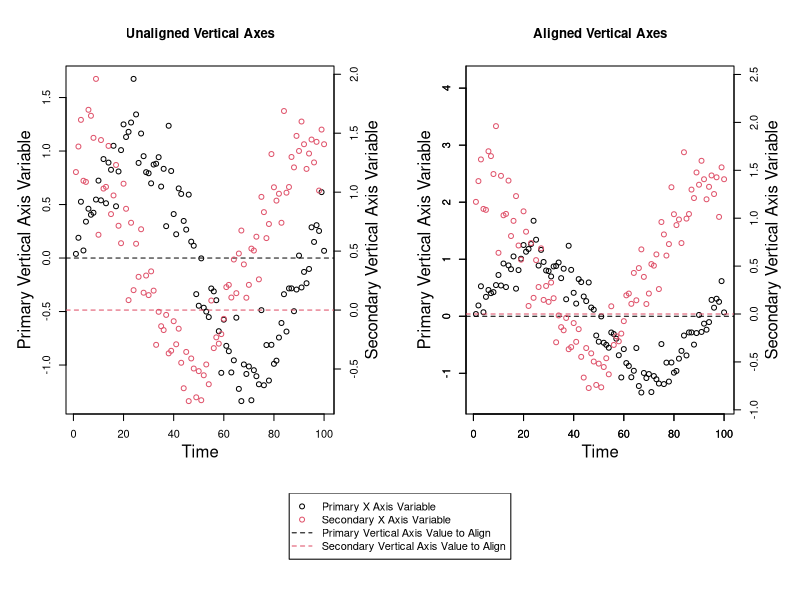

This chart was generated by the following R code: (Note: this script raises an error after producing the figure.)

# A Function for Aligning a Value on Primary and Secondary Vertical Axes on
# Plots


# Explanation

# You might want to align a value (such as 0) on both the primary and secondary
# vertical axes. Aligning values can't typically be done by default. You could
# manually define axis limits for both axes to align a value, but if you
# manually choose values for these limits, you might end up with more space on
# the top or the bottom of the graph than is desireable, or you may not be able
# to line up the values across both axes perfectly.

# Here is a function for determining how to optimally align a value on both the
# primary and the secondary vertical axes such that there isn't unnecessary 
# additional space on the top or the bottom of any graph and such that the two
# values will perfectly align across both vertical axes. This function returns
# the new axis limits for both the primary and the secondary vertical axes that
# make the two values you wish to align across both vertical axes line up
# perfectly.

# More often than not, you'll probably want to line up the value of 0 across
# both vertical axes, and you may want to preserve the primary vertical axis
# scale and rescale the secondary vertical axis. This function is flexible and
# allows you to align the axes at any value (you can even choose different
# values for both axes) and it allows you to select which axis scale you wish
# to preserve (you could also choose to preserve neither the primary or the
# secondary vertical axis scales and have the algorithm choose the optimal
# solution).

# To align both axes at particular values, a ratio must be calculated for each
# axis. This ratio is the ratio of the distance of the value to align to the
# minimum value of a particular variable to the distance of the maximum value
# to the minimum value of this same variable. This ratio is calculated for both
# axes. Ratios can be greater than 1 or less than 0 if the value you wish to
# align is not within the range of that variable.

# This function takes 6 arguments. The first two are required, and either
# 'Ratio_of_Value_to_Align_to_Vertical_Axis_Range' or 'Axis_Scale_to_Preserve'
# must be provided as well.

# 'Primary_Vertical_Axis_Variable' is a numeric vector - it's the variable you
# wish to appear on the primary vertical axis.

# 'Secondary_Vertical_Axis_Variable' is a numeric vector - it's the variable
# you wish to appear on the secondary vertical axis.

# 'Data_Frame' is an optional argument you can provide if both the
# 'Primary_Vertical_Axis_Variable' and 'Secondary_Vertical_Axis_Variable'
# arguments come from the same data frame and you only want to type the data
# frame name once.

# 'Primary_Vertical_Axis_Value_to_Align = 0' is the value you wish to align on
# the primary vertical axis. The default value for this argument is 0.

# 'Secondary_Vertical_Axis_Value_to_Align = 0' is the value you wish to align
# on the secondary vertical axis. The default value for this argument is 0.

# 'Ratio_of_Value_to_Align_to_Vertical_Axis_Range' sets where on the vertical
# axis the value to align is. For example, the values to align may both be 0,
# and if the 'Ratio_of_Value_to_Align_to_Vertical_Axis_Range' is 0.5, the value
# to align (0) will be exactly halfway up the vertical axis. If the
# 'Ratio_of_Value_to_Align_to_Vertical_Axis_Range' is 0.25, the values to align
# will both be a quarter of the way up both vertical axes from the bottom of
# the plot. If this argument is a number between 0 and 1, the value to align
# will be visible in the plotting region; if this argument is greater than 1 or
# less than 0, the value to align will not appear in the plotting region, but
# it will still be aligned on both vertical axes. This argument is required
# only if the 'Axis_Scale_to_Preserve' argument is not provided.

# 'Axis_Scale_to_Preserve = "Neither"' tells the function if the scale of one
# of the vertical axes should be preserved and not rescaled at all. The three
# possibilities for this argument are 'Primary', 'Secondary', and 'Neither',
# with the latter being the default. This argument could be used if one of the
# vertical axes is much more important than the other. For example, if you wish
# to plot the primary vertical axis variable such that it takes up the entire
# plotting region and is not rescaled by this function, you would set this
# argument to 'Primary', and all of the rescaling would occur on the secondary
# vertical axis. If the 'Ratio_of_Value_to_Align_to_Vertical_Axis_Range'
# argument is not specified, this argument is required. It should be noted that
# there are cases where it would be impossible to preserve one of the vertical
# axis scales - for example, if one vertical axis variable had a maximum value
# of 10 and a value to align of 15, and the other vertical axis variable had a
# minimum value of 20 and a value to align of 15, there be no possible way to
# plot all of the points while aligning both vertical axes at the value 15.

# 'Axis_Buffer = 10' is the minimum total percent of blank space you wish to
# leave around the top and the bottom of the graph (half of this space will
# appear on the top and half will appear on the bottom). Ten percent is the
# default. It is the minimum total percent of blank space around the top and
# the bottom because if rescaling is necessary to align the values across both
# vertical axes, it follows that more than 10 % of blank space will necessarily
# exist on at least one end of one of the vertical axes. To minimize blank
# space, you could preserve the scale of one of the vertical axes by setting
# the 'Axis_Scale_to_Preserve' argument to either 'Primary' or 'Secondary'.


# The Function

Axis_Limits_for_Primary_and_Secondary_Vertical_Axes_Aligned_by_a_Value_Function <- function (Primary_Vertical_Axis_Variable, Secondary_Vertical_Axis_Variable, Data_Frame, Primary_Vertical_Axis_Value_to_Align = 0, Secondary_Vertical_Axis_Value_to_Align = 0, Ratio_of_Value_to_Align_to_Vertical_Axis_Range = NULL, Axis_Scale_to_Preserve = "Neither", Axis_Buffer = 10) {
  if (!missing(Data_Frame)) {
    Primary_Vertical_Axis_Variable <- Data_Frame[[deparse(substitute(Primary_Vertical_Axis_Variable))]]
    Secondary_Vertical_Axis_Variable <- Data_Frame[[deparse(substitute(Secondary_Vertical_Axis_Variable))]]
  }
  if (!is.numeric(Primary_Vertical_Axis_Variable)) {
    stop("'Primary_Vertical_Axis_Variable' must be numeric.")
  }
  if (!is.numeric(Secondary_Vertical_Axis_Variable)) {
    stop("'Secondary_Vertical_Axis_Variable' must be numeric.")
  }
  if (!is.numeric(Primary_Vertical_Axis_Value_to_Align) | length(Primary_Vertical_Axis_Value_to_Align) != 1) {
    stop("'Primary_Vertical_Axis_Value_to_Align' must be a single numeric value.")
  }
  if (!is.numeric(Secondary_Vertical_Axis_Value_to_Align) | length(Secondary_Vertical_Axis_Value_to_Align) != 1) {
    stop("'Secondary_Vertical_Axis_Value_to_Align' must be a single numeric value.")
  }
  if (!is.null(Ratio_of_Value_to_Align_to_Vertical_Axis_Range)) {
    if (!is.numeric(Ratio_of_Value_to_Align_to_Vertical_Axis_Range) | length(Ratio_of_Value_to_Align_to_Vertical_Axis_Range) != 1) {
      stop("'Ratio_of_Value_to_Align_to_Vertical_Axis_Range' must be a single numeric value.")
    }
    if (Ratio_of_Value_to_Align_to_Vertical_Axis_Range <= 0 | Ratio_of_Value_to_Align_to_Vertical_Axis_Range >= 1) {
      warning ("'Ratio_of_Value_to_Align_to_Vertical_Axis_Range' should be a number between 0 and 1. If it isn't, the values to align will be outside of the plotting region, and you risk not having all the data points inside the plotting region.")
    }
  }
  if (!(Axis_Scale_to_Preserve %in% c("Primary", "Secondary", "Neither")) | length(Axis_Scale_to_Preserve) != 1) {
    stop ("'Axis_Scale_to_Preserve' must be a single item and it must be either 'Primary', 'Secondary', or 'Neither'.")
  }
  if (!is.numeric(Axis_Buffer) | length(Axis_Buffer) != 1) {
    stop("'Axis_Buffer' must be a single numeric value.")
  }
  if (Axis_Buffer < 0 | Axis_Buffer > 100) {
    stop ("'Axis_Buffer' must be a number between 0 and 100 (inclusive).")
  }
  Values_to_Align <- data.frame(Primary_Vertical_Axis_Value_to_Align, Secondary_Vertical_Axis_Value_to_Align)
  Axis_Buffer <- 1 + Axis_Buffer / 100
  Minimum_Primary_Vertical_Axis_Variable_Value <- min(Primary_Vertical_Axis_Variable[is.finite(Primary_Vertical_Axis_Variable)])
  Maximum_Primary_Vertical_Axis_Variable_Value <- max(Primary_Vertical_Axis_Variable[is.finite(Primary_Vertical_Axis_Variable)])
  Minimum_Secondary_Vertical_Axis_Variable_Value <- min(Secondary_Vertical_Axis_Variable[is.finite(Secondary_Vertical_Axis_Variable)])
  Maximum_Secondary_Vertical_Axis_Variable_Value <- max(Secondary_Vertical_Axis_Variable[is.finite(Secondary_Vertical_Axis_Variable)])
  Primary_Vertical_Axis_Buffer <- ((Maximum_Primary_Vertical_Axis_Variable_Value - Minimum_Primary_Vertical_Axis_Variable_Value) * Axis_Buffer - (Maximum_Primary_Vertical_Axis_Variable_Value - Minimum_Primary_Vertical_Axis_Variable_Value)) / 2
  Secondary_Vertical_Axis_Buffer <- ((Maximum_Secondary_Vertical_Axis_Variable_Value - Minimum_Secondary_Vertical_Axis_Variable_Value) * Axis_Buffer - (Maximum_Secondary_Vertical_Axis_Variable_Value - Minimum_Secondary_Vertical_Axis_Variable_Value)) / 2
  Ratio_of_Value_to_Align_to_Primary_Vertical_Axis_Range <- (Primary_Vertical_Axis_Value_to_Align - Minimum_Primary_Vertical_Axis_Variable_Value) / (Maximum_Primary_Vertical_Axis_Variable_Value - Minimum_Primary_Vertical_Axis_Variable_Value)
  Ratio_of_Value_to_Align_to_Secondary_Vertical_Axis_Range <- (Secondary_Vertical_Axis_Value_to_Align - Minimum_Secondary_Vertical_Axis_Variable_Value) / (Maximum_Secondary_Vertical_Axis_Variable_Value - Minimum_Secondary_Vertical_Axis_Variable_Value)
  if (!is.null(Ratio_of_Value_to_Align_to_Vertical_Axis_Range)) {
    if (Axis_Scale_to_Preserve == "Primary" & Ratio_of_Value_to_Align_to_Primary_Vertical_Axis_Range != Ratio_of_Value_to_Align_to_Vertical_Axis_Range) {
      stop ("You cannot preserve the primary vertical axis scale and set the ratio of the value to align to the vertical axis range to something other than what it is for the primary vertical axis")
    }
    if (Axis_Scale_to_Preserve == "Secondary" & Ratio_of_Value_to_Align_to_Secondary_Vertical_Axis_Range != Ratio_of_Value_to_Align_to_Vertical_Axis_Range) {
      stop ("You cannot preserve the secondary vertical axis scale and set the ratio of the value to align to the vertical axis range to something other than what it is for the secondary vertical axis")
    }
  }
  if (Axis_Scale_to_Preserve == "Primary" & ((Ratio_of_Value_to_Align_to_Primary_Vertical_Axis_Range < 0 & (Ratio_of_Value_to_Align_to_Secondary_Vertical_Axis_Range < 1 & Ratio_of_Value_to_Align_to_Secondary_Vertical_Axis_Range > 0)) | (Ratio_of_Value_to_Align_to_Primary_Vertical_Axis_Range > 1 & (Ratio_of_Value_to_Align_to_Secondary_Vertical_Axis_Range < 1 & Ratio_of_Value_to_Align_to_Secondary_Vertical_Axis_Range > 0)) | (Ratio_of_Value_to_Align_to_Primary_Vertical_Axis_Range < 0 & Ratio_of_Value_to_Align_to_Secondary_Vertical_Axis_Range > 1) | (Ratio_of_Value_to_Align_to_Primary_Vertical_Axis_Range > 1 & Ratio_of_Value_to_Align_to_Secondary_Vertical_Axis_Range < 0))) {
    warning ("If you try to preserve the primary axis scale while using these values to align, at least one data point will be outside of the plotting region")
  }
  if (Axis_Scale_to_Preserve == "Secondary" & ((Ratio_of_Value_to_Align_to_Secondary_Vertical_Axis_Range < 0 & (Ratio_of_Value_to_Align_to_Primary_Vertical_Axis_Range < 1 & Ratio_of_Value_to_Align_to_Primary_Vertical_Axis_Range > 0)) | (Ratio_of_Value_to_Align_to_Secondary_Vertical_Axis_Range > 1 & (Ratio_of_Value_to_Align_to_Primary_Vertical_Axis_Range < 1 & Ratio_of_Value_to_Align_to_Primary_Vertical_Axis_Range > 0)) | (Ratio_of_Value_to_Align_to_Secondary_Vertical_Axis_Range < 0 & Ratio_of_Value_to_Align_to_Primary_Vertical_Axis_Range > 1) | (Ratio_of_Value_to_Align_to_Secondary_Vertical_Axis_Range > 1 & Ratio_of_Value_to_Align_to_Primary_Vertical_Axis_Range < 0))) {
    warning ("If you try to preserve the secondary axis scale while using these values to align, at least one data point will be outside of the plotting region")
  }
  if (Axis_Scale_to_Preserve == "Primary") {
    Primary_Vertical_Axis_Range <- c(Minimum_Primary_Vertical_Axis_Variable_Value - Primary_Vertical_Axis_Buffer, Maximum_Primary_Vertical_Axis_Variable_Value + Primary_Vertical_Axis_Buffer)
    Secondary_Vertical_Axis_Range <- if (Ratio_of_Value_to_Align_to_Primary_Vertical_Axis_Range > Ratio_of_Value_to_Align_to_Secondary_Vertical_Axis_Range) {
      c(((Ratio_of_Value_to_Align_to_Primary_Vertical_Axis_Range * Maximum_Secondary_Vertical_Axis_Variable_Value - Secondary_Vertical_Axis_Value_to_Align) / (Ratio_of_Value_to_Align_to_Primary_Vertical_Axis_Range - 1) - Secondary_Vertical_Axis_Buffer), Maximum_Secondary_Vertical_Axis_Variable_Value + Secondary_Vertical_Axis_Buffer)
    } else if (Ratio_of_Value_to_Align_to_Secondary_Vertical_Axis_Range > Ratio_of_Value_to_Align_to_Primary_Vertical_Axis_Range) {
      c(Minimum_Secondary_Vertical_Axis_Variable_Value - Secondary_Vertical_Axis_Buffer, ((Secondary_Vertical_Axis_Value_to_Align - Minimum_Secondary_Vertical_Axis_Variable_Value + Ratio_of_Value_to_Align_to_Primary_Vertical_Axis_Range * Minimum_Secondary_Vertical_Axis_Variable_Value) / Ratio_of_Value_to_Align_to_Primary_Vertical_Axis_Range) + Secondary_Vertical_Axis_Buffer)
    } else if (Ratio_of_Value_to_Align_to_Primary_Vertical_Axis_Range == Ratio_of_Value_to_Align_to_Secondary_Vertical_Axis_Range) {
      c(Minimum_Secondary_Vertical_Axis_Variable_Value - Secondary_Vertical_Axis_Buffer, Maximum_Secondary_Vertical_Axis_Variable_Value + Secondary_Vertical_Axis_Buffer)
    }
  } else if (Axis_Scale_to_Preserve == "Secondary") {
    Primary_Vertical_Axis_Range <- if (Ratio_of_Value_to_Align_to_Secondary_Vertical_Axis_Range > Ratio_of_Value_to_Align_to_Primary_Vertical_Axis_Range) {
      c(((Ratio_of_Value_to_Align_to_Secondary_Vertical_Axis_Range * Maximum_Primary_Vertical_Axis_Variable_Value - Primary_Vertical_Axis_Value_to_Align) / (Ratio_of_Value_to_Align_to_Secondary_Vertical_Axis_Range - 1)) - Primary_Vertical_Axis_Buffer, Maximum_Primary_Vertical_Axis_Variable_Value + Primary_Vertical_Axis_Buffer)
    } else if (Ratio_of_Value_to_Align_to_Primary_Vertical_Axis_Range > Ratio_of_Value_to_Align_to_Secondary_Vertical_Axis_Range) {
      c(Minimum_Primary_Vertical_Axis_Variable_Value - Primary_Vertical_Axis_Buffer, ((Primary_Vertical_Axis_Value_to_Align - Minimum_Primary_Vertical_Axis_Variable_Value + Ratio_of_Value_to_Align_to_Secondary_Vertical_Axis_Range * Minimum_Primary_Vertical_Axis_Variable_Value) / Ratio_of_Value_to_Align_to_Secondary_Vertical_Axis_Range) + Primary_Vertical_Axis_Buffer)
    } else if (Ratio_of_Value_to_Align_to_Primary_Vertical_Axis_Range == Ratio_of_Value_to_Align_to_Secondary_Vertical_Axis_Range) {
      c(Minimum_Primary_Vertical_Axis_Variable_Value - Primary_Vertical_Axis_Buffer, Maximum_Primary_Vertical_Axis_Variable_Value + Primary_Vertical_Axis_Buffer)
    }
    Secondary_Vertical_Axis_Range <- c(Minimum_Secondary_Vertical_Axis_Variable_Value - Secondary_Vertical_Axis_Buffer, Maximum_Secondary_Vertical_Axis_Variable_Value + Secondary_Vertical_Axis_Buffer)
  } else if (Axis_Scale_to_Preserve == "Neither") {
    if (is.null(Ratio_of_Value_to_Align_to_Vertical_Axis_Range)) {
      if (mean(c(Ratio_of_Value_to_Align_to_Primary_Vertical_Axis_Range, Ratio_of_Value_to_Align_to_Secondary_Vertical_Axis_Range)) > 0 & mean(c(Ratio_of_Value_to_Align_to_Primary_Vertical_Axis_Range, Ratio_of_Value_to_Align_to_Secondary_Vertical_Axis_Range)) < 1) {
        Ratio_of_Value_to_Align_to_Vertical_Axis_Range <- mean(c(Ratio_of_Value_to_Align_to_Primary_Vertical_Axis_Range, Ratio_of_Value_to_Align_to_Secondary_Vertical_Axis_Range))
      } else if (mean(c(Ratio_of_Value_to_Align_to_Primary_Vertical_Axis_Range, Ratio_of_Value_to_Align_to_Secondary_Vertical_Axis_Range)) <= 0 & mean(c(Ratio_of_Value_to_Align_to_Primary_Vertical_Axis_Range, Ratio_of_Value_to_Align_to_Secondary_Vertical_Axis_Range)) >= 1) {
        stop ("Please supply a value for the 'Ratio_of_Value_to_Align_to_Vertical_Axis_Range' argument between 0 and 1 or specify which axis scale to preserve")
      }
    }
    if (!is.null(Ratio_of_Value_to_Align_to_Vertical_Axis_Range)) {
      Primary_Vertical_Axis_Range <- if (Ratio_of_Value_to_Align_to_Vertical_Axis_Range > Ratio_of_Value_to_Align_to_Primary_Vertical_Axis_Range) {
        c(((Ratio_of_Value_to_Align_to_Vertical_Axis_Range * Maximum_Primary_Vertical_Axis_Variable_Value - Primary_Vertical_Axis_Value_to_Align) / (Ratio_of_Value_to_Align_to_Vertical_Axis_Range - 1)) - Primary_Vertical_Axis_Buffer, Maximum_Primary_Vertical_Axis_Variable_Value + Primary_Vertical_Axis_Buffer)
      } else if (Ratio_of_Value_to_Align_to_Primary_Vertical_Axis_Range > Ratio_of_Value_to_Align_to_Vertical_Axis_Range) {
        c(Minimum_Primary_Vertical_Axis_Variable_Value - Primary_Vertical_Axis_Buffer, ((Primary_Vertical_Axis_Value_to_Align - Minimum_Primary_Vertical_Axis_Variable_Value + Ratio_of_Value_to_Align_to_Vertical_Axis_Range * Minimum_Primary_Vertical_Axis_Variable_Value) / Ratio_of_Value_to_Align_to_Vertical_Axis_Range) + Primary_Vertical_Axis_Buffer)
      } else if (Ratio_of_Value_to_Align_to_Primary_Vertical_Axis_Range == Ratio_of_Value_to_Align_to_Vertical_Axis_Range) {
        c(Minimum_Primary_Vertical_Axis_Variable_Value - Primary_Vertical_Axis_Buffer, Maximum_Primary_Vertical_Axis_Variable_Value + Primary_Vertical_Axis_Buffer)
      }
      Secondary_Vertical_Axis_Range <- if (Ratio_of_Value_to_Align_to_Vertical_Axis_Range > Ratio_of_Value_to_Align_to_Secondary_Vertical_Axis_Range) {
        c(((Ratio_of_Value_to_Align_to_Vertical_Axis_Range * Maximum_Secondary_Vertical_Axis_Variable_Value - Secondary_Vertical_Axis_Value_to_Align) / (Ratio_of_Value_to_Align_to_Vertical_Axis_Range - 1) - Secondary_Vertical_Axis_Buffer), Maximum_Secondary_Vertical_Axis_Variable_Value + Secondary_Vertical_Axis_Buffer)
      } else if (Ratio_of_Value_to_Align_to_Secondary_Vertical_Axis_Range > Ratio_of_Value_to_Align_to_Vertical_Axis_Range) {
        c(Minimum_Secondary_Vertical_Axis_Variable_Value - Secondary_Vertical_Axis_Buffer, ((Secondary_Vertical_Axis_Value_to_Align - Minimum_Secondary_Vertical_Axis_Variable_Value + Ratio_of_Value_to_Align_to_Vertical_Axis_Range * Minimum_Secondary_Vertical_Axis_Variable_Value) / Ratio_of_Value_to_Align_to_Vertical_Axis_Range) + Secondary_Vertical_Axis_Buffer)
      } else if (Ratio_of_Value_to_Align_to_Vertical_Axis_Range == Ratio_of_Value_to_Align_to_Secondary_Vertical_Axis_Range) {
        c(Minimum_Secondary_Vertical_Axis_Variable_Value - Secondary_Vertical_Axis_Buffer, Maximum_Secondary_Vertical_Axis_Variable_Value + Secondary_Vertical_Axis_Buffer)
      }
    }
  }
  names(Primary_Vertical_Axis_Range) <- c("Minimum", "Maximum")
  names(Secondary_Vertical_Axis_Range) <- c("Minimum", "Maximum")
  list(Primary_Vertical_Axis_Range = Primary_Vertical_Axis_Range, Secondary_Vertical_Axis_Range = Secondary_Vertical_Axis_Range, Values_to_Align = Values_to_Align)
}


# Some Examples

# Let's use this function on some made-up data.

# First, let's generate some made-up data.

Practice_Data <- data.frame(Time = 1:100, Primary_Vertical_Axis_Variable = sin(1:100 / 15) + rnorm(100, 0, 0.25), Secondary_Vertical_Axis_Variable = cos(1:100 / 15) + rnorm(100, 0.5, 0.25))

# Next, let's run the function to determine what our vertical axis limits will
# be.

(New_Axis_Limits <- Axis_Limits_for_Primary_and_Secondary_Vertical_Axes_Aligned_by_a_Value_Function(Primary_Vertical_Axis_Variable, Secondary_Vertical_Axis_Variable, Practice_Data, Ratio_of_Value_to_Align_to_Vertical_Axis_Range = 0.25))

# Finally, we'll graph the data.

dev.off()
layout(matrix(c(1, 1, 2, 2, 3, 3, 3, 3), byrow = T, nrow = 2), heights = c(0.8, 0.2))
par(mar = c(5, 5, 5, 5))
with(Practice_Data, plot(Time, Primary_Vertical_Axis_Variable, xlab = "", ylab = ""))
mtext("Time", 1, 2.5)
mtext("Primary Vertical Axis Variable", 2, 2.5)
title("Unaligned Vertical Axes")
abline(h = New_Axis_Limits$Values_to_Align$Primary_Vertical_Axis_Value_to_Align, lty = 2)
par(new = T)
with(Practice_Data, plot(Time, Secondary_Vertical_Axis_Variable, col = 2, xlab = "", ylab = "", axes = F))
axis(4, pretty(Practice_Data$Secondary_Vertical_Axis_Variable))
mtext("Secondary Vertical Axis Variable", 4, 2.5)
abline(h = New_Axis_Limits$Values_to_Align$Secondary_Vertical_Axis_Value_to_Align, col = 2, lty = 2)
with(Practice_Data, plot(Time, Primary_Vertical_Axis_Variable, xlab = "", ylab = "", ylim = New_Axis_Limits$Primary_Vertical_Axis_Range))
axis(1, pretty(Practice_Data$Time))
axis(2, pretty(New_Axis_Limits$Primary_Vertical_Axis_Range))
mtext("Time", 1, 2.5)
mtext("Primary Vertical Axis Variable", 2, 2.5)
title("Aligned Vertical Axes")
abline(h = New_Axis_Limits$Values_to_Align$Primary_Vertical_Axis_Value_to_Align, lty = 2)
par(new = T)
with(Practice_Data, plot(Time, Secondary_Vertical_Axis_Variable, col = 2, xlab = "", ylab = "", ylim = New_Axis_Limits$Secondary_Vertical_Axis_Range, axes = F))
axis(4, pretty(New_Axis_Limits$Secondary_Vertical_Axis_Range))
mtext("Secondary Vertical Axis Variable", 4, 2.5)
abline(h = New_Axis_Limits$Values_to_Align$Secondary_Vertical_Axis_Value_to_Align, col = 2, lty = 2)
par(mar = c(1, 1, 1, 1))
plot(0, type = 'n', axes = F, ylab = "", xlab = "")
legend("top", legend = c("Primary X Axis Variable", "Secondary X Axis Variable", "Primary Vertical Axis Value to Align", "Secondary Vertical Axis Value to Align"), pch = c(1, 1, NA, NA), lty = c(NA, NA, 2, 2), col = c(1:2, 1:2))
dev.off()

# Here's another example.

Practice_Data <- data.frame(Time = 1:100, Primary_Vertical_Axis_Variable = sin(1:100 / 15) + rnorm(100, 0, 0.25), Secondary_Vertical_Axis_Variable = cos(1:100 / 15) + rnorm(100, 0.5, 0.25))
(New_Axis_Limits <- Axis_Limits_for_Primary_and_Secondary_Vertical_Axes_Aligned_by_a_Value_Function(Primary_Vertical_Axis_Variable, Secondary_Vertical_Axis_Variable, Practice_Data, Axis_Scale_to_Preserve = "Primary"))
dev.off()
layout(matrix(c(1, 1, 2, 2, 3, 3, 3, 3), byrow = T, nrow = 2), heights = c(0.8, 0.2))
par(mar = c(5, 5, 5, 5))
with(Practice_Data, plot(Time, Primary_Vertical_Axis_Variable, xlab = "", ylab = ""))
mtext("Time", 1, 2.5)
mtext("Primary Vertical Axis Variable", 2, 2.5)
title("Unaligned Vertical Axes")
abline(h = New_Axis_Limits$Values_to_Align$Primary_Vertical_Axis_Value_to_Align, lty = 2)
par(new = T)
with(Practice_Data, plot(Time, Secondary_Vertical_Axis_Variable, col = 2, xlab = "", ylab = "", axes = F))
axis(4, pretty(Practice_Data$Secondary_Vertical_Axis_Variable))
mtext("Secondary Vertical Axis Variable", 4, 2.5)
abline(h = New_Axis_Limits$Values_to_Align$Secondary_Vertical_Axis_Value_to_Align, col = 2, lty = 2)
with(Practice_Data, plot(Time, Primary_Vertical_Axis_Variable, xlab = "", ylab = "", ylim = New_Axis_Limits$Primary_Vertical_Axis_Range))
axis(1, pretty(Practice_Data$Time))
axis(2, pretty(New_Axis_Limits$Primary_Vertical_Axis_Range))
mtext("Time", 1, 2.5)
mtext("Primary Vertical Axis Variable", 2, 2.5)
title("Aligned Vertical Axes")
abline(h = New_Axis_Limits$Values_to_Align$Primary_Vertical_Axis_Value_to_Align, lty = 2)
par(new = T)
with(Practice_Data, plot(Time, Secondary_Vertical_Axis_Variable, col = 2, xlab = "", ylab = "", ylim = New_Axis_Limits$Secondary_Vertical_Axis_Range, axes = F))
axis(4, pretty(New_Axis_Limits$Secondary_Vertical_Axis_Range))
mtext("Secondary Vertical Axis Variable", 4, 2.5)
abline(h = New_Axis_Limits$Values_to_Align$Secondary_Vertical_Axis_Value_to_Align, col = 2, lty = 2)
par(mar = c(1, 1, 1, 1))
plot(0, type = 'n', axes = F, ylab = "", xlab = "")
legend("top", legend = c("Primary X Axis Variable", "Secondary X Axis Variable", "Primary Vertical Axis Value to Align", "Secondary Vertical Axis Value to Align"), pch = c(1, 1, NA, NA), lty = c(NA, NA, 2, 2), col = c(1:2, 1:2))
dev.off()

# Here's one more example.

Practice_Data <- data.frame(Time = 1:100, Primary_Vertical_Axis_Variable = sin(1:100 / 15) + rnorm(100, 25, 0.25), Secondary_Vertical_Axis_Variable = cos(1:100 / 15) + rnorm(100, -15, 0.25))
(New_Axis_Limits <- Axis_Limits_for_Primary_and_Secondary_Vertical_Axes_Aligned_by_a_Value_Function(Primary_Vertical_Axis_Variable, Secondary_Vertical_Axis_Variable, Practice_Data, Primary_Vertical_Axis_Value_to_Align = 20, Secondary_Vertical_Axis_Value_to_Align = -10))
dev.off()
layout(matrix(c(1, 1, 2, 2, 3, 3, 3, 3), byrow = T, nrow = 2), heights = c(0.8, 0.2))
par(mar = c(5, 5, 5, 5))
with(Practice_Data, plot(Time, Primary_Vertical_Axis_Variable, xlab = "", ylab = ""))
mtext("Time", 1, 2.5)
mtext("Primary Vertical Axis Variable", 2, 2.5)
title("Unaligned Vertical Axes")
abline(h = New_Axis_Limits$Values_to_Align$Primary_Vertical_Axis_Value_to_Align, lty = 2)
par(new = T)
with(Practice_Data, plot(Time, Secondary_Vertical_Axis_Variable, col = 2, xlab = "", ylab = "", axes = F))
axis(4, pretty(Practice_Data$Secondary_Vertical_Axis_Variable))
mtext("Secondary Vertical Axis Variable", 4, 2.5)
abline(h = New_Axis_Limits$Values_to_Align$Secondary_Vertical_Axis_Value_to_Align, col = 2, lty = 2)
with(Practice_Data, plot(Time, Primary_Vertical_Axis_Variable, xlab = "", ylab = "", ylim = New_Axis_Limits$Primary_Vertical_Axis_Range))
axis(1, pretty(Practice_Data$Time))
axis(2, pretty(New_Axis_Limits$Primary_Vertical_Axis_Range))
mtext("Time", 1, 2.5)
mtext("Primary Vertical Axis Variable", 2, 2.5)
title("Aligned Vertical Axes")
abline(h = New_Axis_Limits$Values_to_Align$Primary_Vertical_Axis_Value_to_Align, lty = 2)
par(new = T)
with(Practice_Data, plot(Time, Secondary_Vertical_Axis_Variable, col = 2, xlab = "", ylab = "", ylim = New_Axis_Limits$Secondary_Vertical_Axis_Range, axes = F))
axis(4, pretty(New_Axis_Limits$Secondary_Vertical_Axis_Range))
mtext("Secondary Vertical Axis Variable", 4, 2.5)
abline(h = New_Axis_Limits$Values_to_Align$Secondary_Vertical_Axis_Value_to_Align, col = 2, lty = 2)
par(mar = c(1, 1, 1, 1))
plot(0, type = 'n', axes = F, ylab = "", xlab = "")
legend("top", legend = c("Primary X Axis Variable", "Secondary X Axis Variable", "Primary Vertical Axis Value to Align", "Secondary Vertical Axis Value to Align"), pch = c(1, 1, NA, NA), lty = c(NA, NA, 2, 2), col = c(1:2, 1:2))
dev.off()
